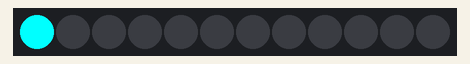
Simulated run of this sketch. Board: Arduino Uno, built with avr-gcc and run on an emulated ATmega328P. Shown: 12 RGB LEDs in strip order, left to right.

Above: at 0.05 s.
At 0.65 s:
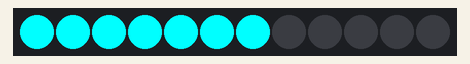
At 1.2 s:
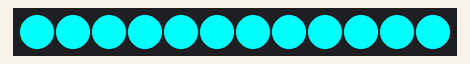
At 1.8 s:
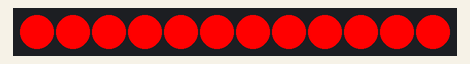
At 3.06 s:
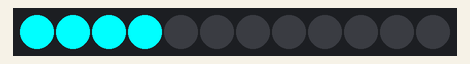

Measured:
- by itself, everything shown: repeats every 2.7 s, in 13 steps
- what the display in image 2 shows lasts 0.6 s, from 1.1 s to 1.7 s
- what the display in image 3 shows lasts 1.0 s, from 1.7 s to 2.7 s

The sketch:

neopixel_test_neopixel_test.ino
```cpp
#include <Adafruit_NeoPixel.h>

#define PIN        6   // Le fil "Data" est sur la broche 6
#define NUMPIXELS 12   // Nombre de LEDs sur ton anneau

Adafruit_NeoPixel pixels(NUMPIXELS, PIN, NEO_GRB + NEO_KHZ800);

void setup() {
  pixels.begin(); // Initialisation
}

void loop() {
  pixels.clear(); // Éteindre tout

  for(int i=0; i<NUMPIXELS; i++) {
    // On fait défiler un spectre Cyan/Bleu (Couleur de base du Nexus)
    pixels.setPixelColor(i, pixels.Color(0, 255, 255));
    pixels.show();
    delay(100);
  }

  delay(500);

  // Flash Rouge (Test du seuil Critique 130 BPM)
  for(int i=0; i<NUMPIXELS; i++) {
    pixels.setPixelColor(i, pixels.Color(255, 0, 0));
  }
  pixels.show();
  delay(1000);
}
```
